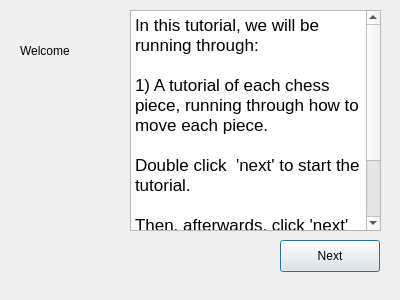
<?xml version="1.0" encoding="UTF-8"?>
<ui version="4.0">
 <class>Dialog</class>
 <widget class="QDialog" name="Dialog">
  <property name="geometry">
   <rect>
    <x>0</x>
    <y>0</y>
    <width>400</width>
    <height>300</height>
   </rect>
  </property>
  <property name="windowTitle">
   <string>Dialog</string>
  </property>
  <widget class="QTextEdit" name="textEdit">
   <property name="geometry">
    <rect>
     <x>130</x>
     <y>10</y>
     <width>251</width>
     <height>221</height>
    </rect>
   </property>
   <property name="html">
    <string>&lt;!DOCTYPE HTML PUBLIC &quot;-//W3C//DTD HTML 4.0//EN&quot; &quot;http://www.w3.org/TR/REC-html40/strict.dtd&quot;&gt;
&lt;html&gt;&lt;head&gt;&lt;meta name=&quot;qrichtext&quot; content=&quot;1&quot; /&gt;&lt;meta charset=&quot;utf-8&quot; /&gt;&lt;style type=&quot;text/css&quot;&gt;
p, li { white-space: pre-wrap; }
hr { height: 1px; border-width: 0; }
&lt;/style&gt;&lt;/head&gt;&lt;body style=&quot; font-family:'.AppleSystemUIFont'; font-size:13pt; font-weight:400; font-style:normal;&quot;&gt;
&lt;p style=&quot; margin-top:0px; margin-bottom:0px; margin-left:0px; margin-right:0px; -qt-block-indent:0; text-indent:0px;&quot;&gt;In this tutorial, we will be running through:&lt;/p&gt;
&lt;p style=&quot;-qt-paragraph-type:empty; margin-top:0px; margin-bottom:0px; margin-left:0px; margin-right:0px; -qt-block-indent:0; text-indent:0px;&quot;&gt;&lt;br /&gt;&lt;/p&gt;
&lt;p style=&quot; margin-top:0px; margin-bottom:0px; margin-left:0px; margin-right:0px; -qt-block-indent:0; text-indent:0px;&quot;&gt;1) A tutorial of each chess piece, running through how to move each piece. &lt;/p&gt;
&lt;p style=&quot;-qt-paragraph-type:empty; margin-top:0px; margin-bottom:0px; margin-left:0px; margin-right:0px; -qt-block-indent:0; text-indent:0px;&quot;&gt;&lt;br /&gt;&lt;/p&gt;
&lt;p style=&quot; margin-top:0px; margin-bottom:0px; margin-left:0px; margin-right:0px; -qt-block-indent:0; text-indent:0px;&quot;&gt;Double click  'next' to start the tutorial. &lt;/p&gt;
&lt;p style=&quot;-qt-paragraph-type:empty; margin-top:0px; margin-bottom:0px; margin-left:0px; margin-right:0px; -qt-block-indent:0; text-indent:0px;&quot;&gt;&lt;br /&gt;&lt;/p&gt;
&lt;p style=&quot; margin-top:0px; margin-bottom:0px; margin-left:0px; margin-right:0px; -qt-block-indent:0; text-indent:0px;&quot;&gt;Then, afterwards, click 'next' once  when you are done reading a section/ completing the tutorial stage.&lt;/p&gt;
&lt;p style=&quot;-qt-paragraph-type:empty; margin-top:0px; margin-bottom:0px; margin-left:0px; margin-right:0px; -qt-block-indent:0; text-indent:0px;&quot;&gt;&lt;br /&gt;&lt;/p&gt;&lt;/body&gt;&lt;/html&gt;</string>
   </property>
  </widget>
  <widget class="QPushButton" name="nextButton">
   <property name="geometry">
    <rect>
     <x>280</x>
     <y>240</y>
     <width>100</width>
     <height>32</height>
    </rect>
   </property>
   <property name="text">
    <string>Next</string>
   </property>
  </widget>
  <widget class="QLabel" name="description">
   <property name="geometry">
    <rect>
     <x>20</x>
     <y>20</y>
     <width>101</width>
     <height>61</height>
    </rect>
   </property>
   <property name="text">
    <string>Welcome</string>
   </property>
  </widget>
 </widget>
 <resources/>
 <connections/>
</ui>
